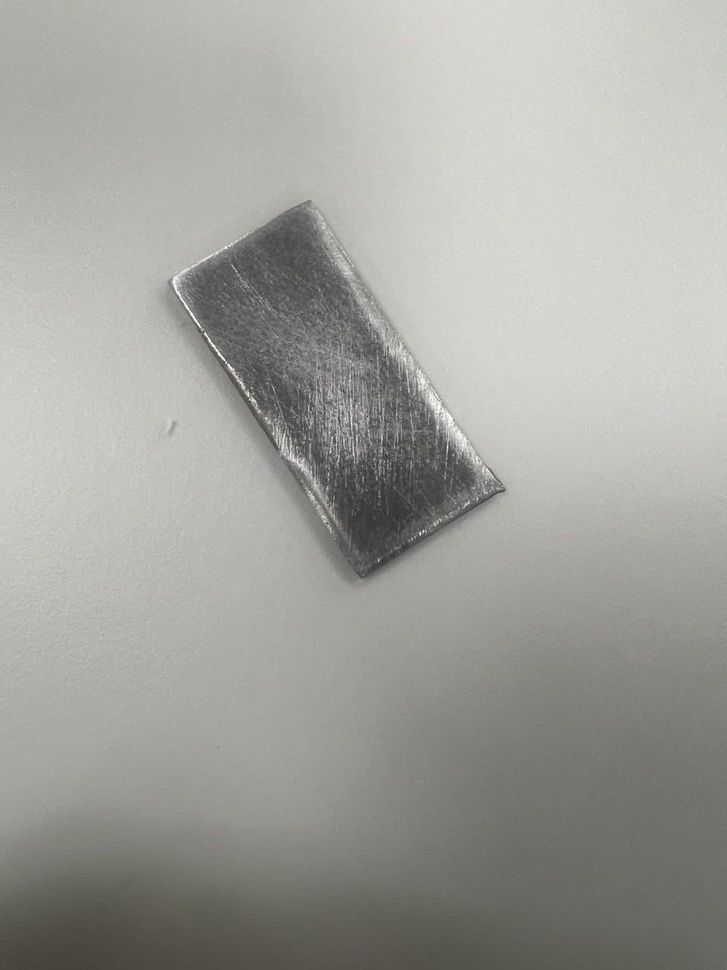
#> input picture corroguard_data/images/Steel-01_20261012_155350_476038.jpg, 727 x 970 px, shrunk from 960 x 1280 before the run
$ python -i app.py   (imports and definitions only)
#> lines starting #> are read from the running program, lines starting #| are printed output that depends on the picture; after the words box and inside, x2 and y2 are one past the last pixel; in counts of white or black regions, pixels touching at a corner belong together

import streamlit as st
import cv2
import numpy as np
import pandas as pd
import matplotlib.pyplot as plt
from PIL import Image
from datetime import datetime

# [18 lines not run here, left out]

if "history" not in st.session_state:
    st.session_state.history = []

def analyze_image(file):
    image = Image.open(file).convert("RGB")
#> image is the input picture: PIL image 727x970 RGB; mean R, G, B 162.5, 162.6, 157.4
    rgb = np.array(image)
    hsv = cv2.cvtColor(rgb, cv2.COLOR_RGB2HSV)
#> hsv: shape (970, 727, 3); mean H, S, V 30.9, 9.6, 163.1

    lower1 = np.array([0, 40, 20])
    upper1 = np.array([25, 255, 255])
    lower2 = np.array([160, 40, 20])
    upper2 = np.array([180, 255, 255])

    mask = cv2.bitwise_or(
        cv2.inRange(hsv, lower1, upper1),
        cv2.inRange(hsv, lower2, upper2)
    )
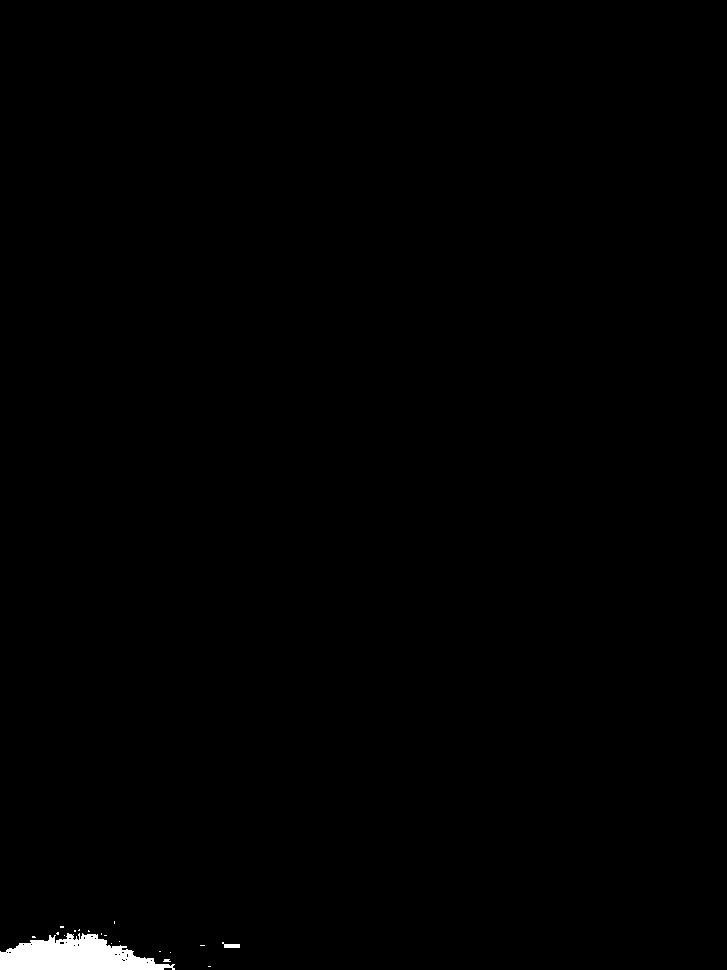
#> mask: shape (970, 727); 0.6% white; 19 white regions (17 under 20 px), largest, box (x1, y1, x2, y2) and area: (0, 933, 175, 970) 4107, (222, 942, 240, 948) 68

    percentage = np.count_nonzero(mask) / mask.size * 100
#> percentage = 0.602

    overlay = rgb.copy()
    overlay[mask > 0] = [255, 40, 40]
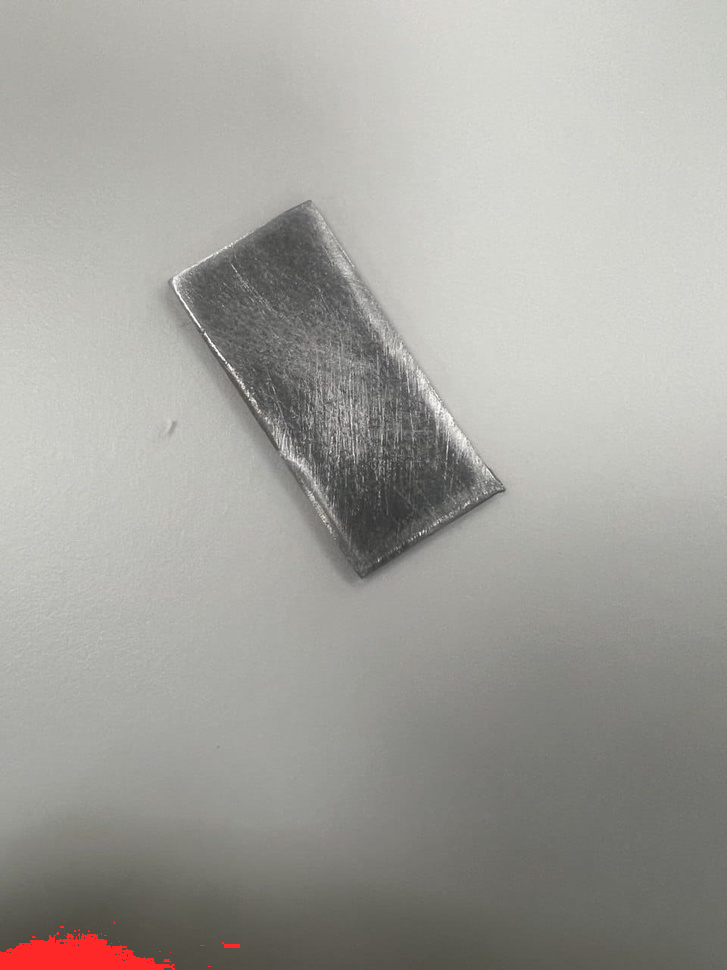
#> overlay: shape (970, 727, 3); 0.6% of pixels changed, all inside (x1, y1, x2, y2) = (0, 921, 240, 970)

    return rgb, overlay, percentage

# [5 lines that did not run here, left out]

# [134 lines not run here, left out]

>>> result = analyze_image('corroguard_data/images/Steel-01_20261012_155350_476038.jpg')
